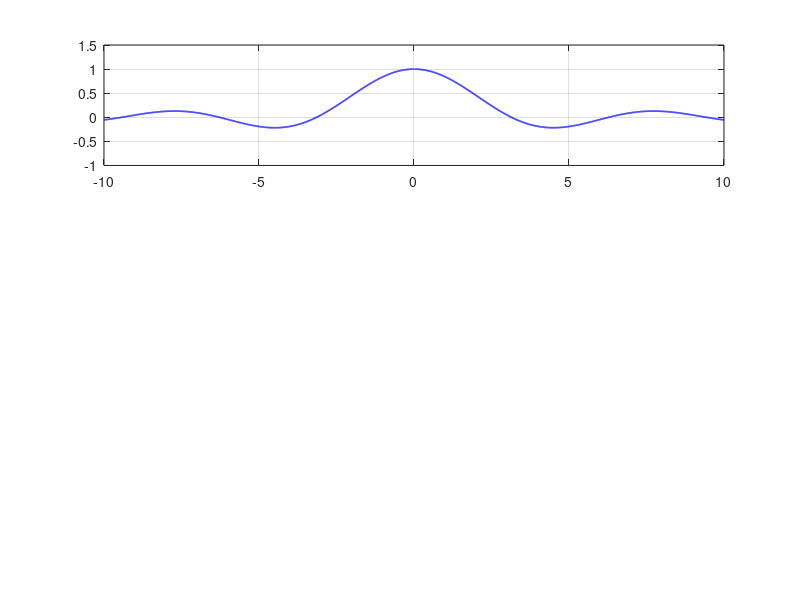

The MATLAB source for this figure: (Note: this script raises an error after producing the figure.)
%实验一 MATLAB应用入门和基本信号的产生
clear
clc
%连续信号
%(1) Sa(t)=sin(t)/t;  -10<=t<10
%(2) R4(t);
%(3) 5*exp(0.5*t)*sin(2*pi*t);  0<=t<10
t1=-10:1/100:10;
y1=sin(t1)./t1;

% t2=0;
% y2=heaviside(x+1)-heaviside(x-1);%[1 1 1];

t3=0:1/100:10;
y3=5.*exp(0.5.*t3).*sin(2.*pi.*t3);

subplot(3,1,1)
% figure(1)
fig1=plot(t1,y1,'b-','linewidth',1.2);
hold on
grid on
axis([-10,10,-1,1.5]);
l1=legend({'$Sa(t)$'},'interpreter','latex',Location='best');
set(l1,'FontName','Times New Roman','FontSize',11,'FontWeight','normal');


subplot(3,1,2)
% figure(2)
% fig2=plot(-5:5,y2,'b-','linewidth',1.2);
syms x
fig2=fplot(heaviside(x+1)-heaviside(x-1), [-5, 5],'b-','linewidth',1.2);

l2=legend({'${{R}_{4}}(t)$'},'interpreter','latex',Location='best');
set(l2,'FontName','Times New Roman','FontSize',11,'FontWeight','normal');
axis([-5,5,0,2]);
grid on

subplot(3,1,3)
% figure(3)
fig3=plot(t3,y3,'b-','linewidth',1.2);
grid on
l3=legend({'$5{{e}^{0.5t}}\sin (2\pi t)$'},'interpreter','latex',Location='best');
set(l3,'FontName','Times New Roman','FontSize',11,'FontWeight','normal');


